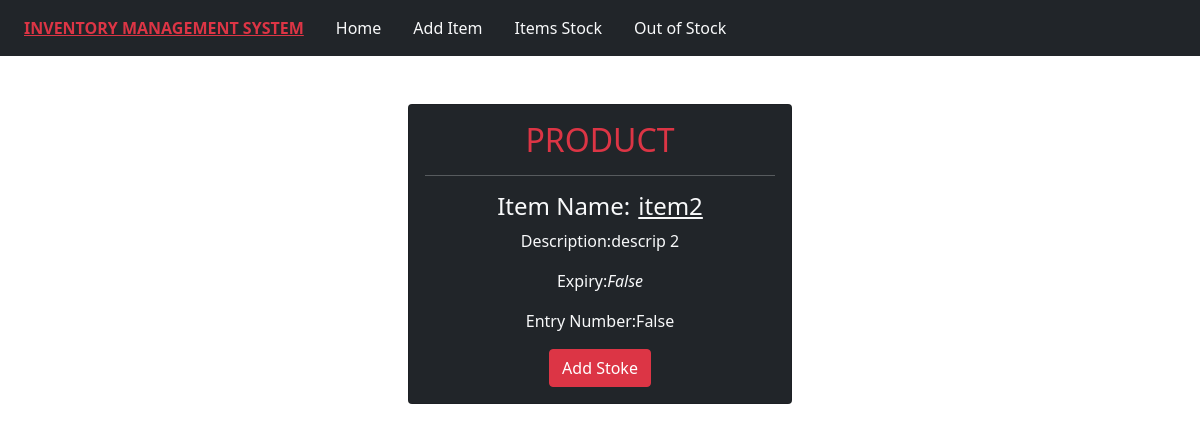
/item/detail/2, run on an earlier commit of the app's database.
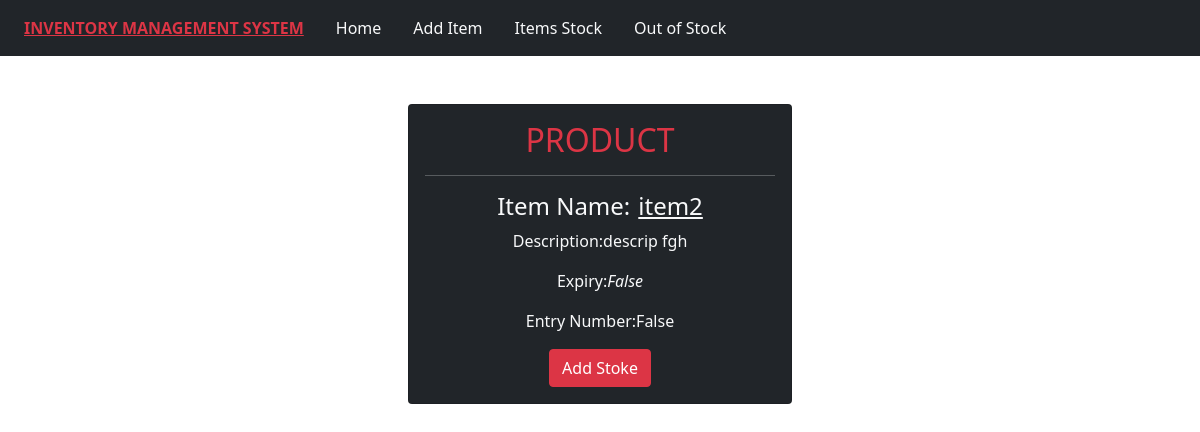
And on a later commit of the database.
### TestApp/models.py (models this page shows)
class ItemMaster(models.Model):
    item_name=models.CharField(max_length=50)
    description=models.TextField(max_length=300)
    has_expiry=models.BooleanField(default=False)
    has_entry_number=models.BooleanField(default=False)

### TestApp/views.py (the view)
# urls.py: path('item/detail/<int:id>',views.Detail.as_view(),name="detail_item"),
class Detail(DetailView):
    pk_url_kwarg="id"
    template_name='detail.html'
    model=ItemMaster
    context_object_name="item"

### TestApp/templates/detail.html
{% extends 'index.html' %}
{% block content %}
<div class="d-flex justify-content-center mt-5">
<div class="card bg-dark text-light" style="width: 24rem;">
  <div class="card-body">
    <h2 class="card-title text-center text-danger">PRODUCT</h2> <hr>
    <h4 class="card-text text-center"><span class="me-2">Item Name:</span><u>{{item.item_name}}</u></h4>
    <p class="card-text text-center">Description:{{item.description}}</p>
    <p class="card-text text-center">Expiry:<i>{{item.has_expiry}}</i></p>
    <p class="card-text text-center">Entry Number:{{item.has_entry_number}}</p>
<div class="d-flex justify-content-center">
    <a href="{% url 'addStock_item' item.id %}" class="btn btn-danger">Add Stoke</a>
</div>
  </div>
</div>
</div>
{% endblock %}

What changed in the data, as far as the page shows it:
changed ItemMaster "item2": description "descrip 2" → "descrip fgh"
